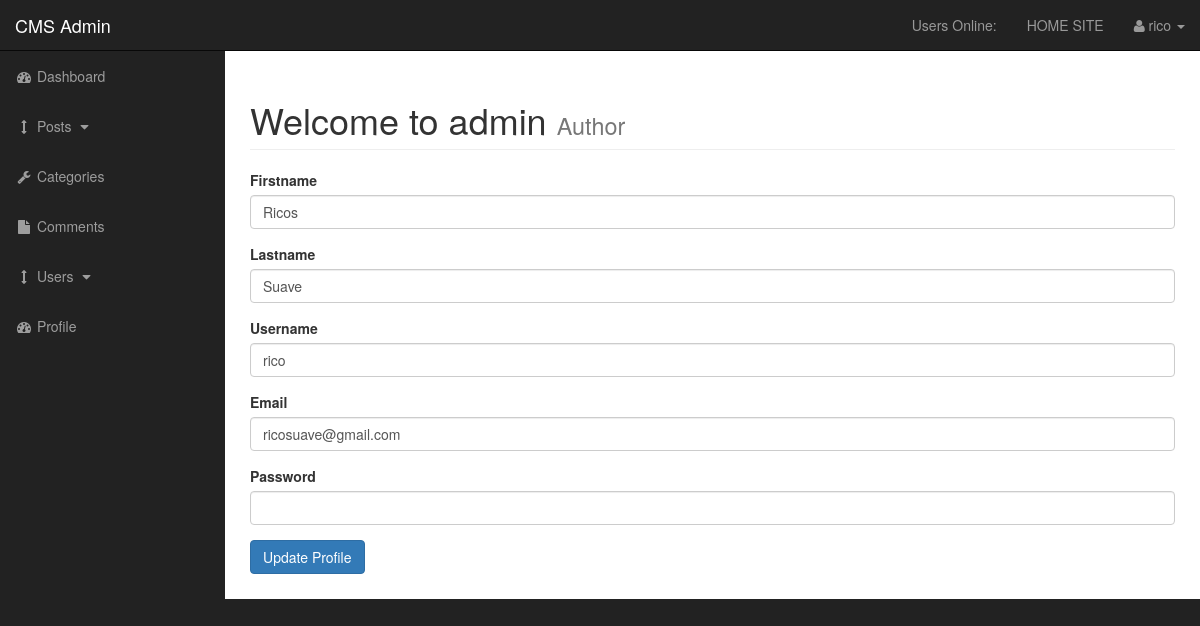
Screenshot of /admin/profile.php (signed in) with the database file from the repository.
### tables this page shows
CREATE TABLE IF NOT EXISTS `users` (
  `user_id` int(3) NOT NULL AUTO_INCREMENT,
  `username` varchar(255) NOT NULL,
  `user_password` varchar(255) NOT NULL,
  `user_firstname` varchar(255) DEFAULT NULL,
  `user_lastname` varchar(255) DEFAULT NULL,
  `user_email` varchar(255) NOT NULL,
  `user_image` text DEFAULT NULL,
  `user_role` varchar(255) NOT NULL,
  `randSalt` varchar(255) DEFAULT '$2y$10iusesomecrazystrings22',
  PRIMARY KEY (`user_id`)
);

### admin/profile.php (the view, shortened to what this page needs)
<?php include "includes/admin_header.php"; ?>
<?php
if(isset($_SESSION['username'])){
    $username = $_SESSION['username'];
    $query = "SELECT * FROM users WHERE username = '{$username}' ";
    $select_user_profile_query = mysqli_query($connection, $query);
    while($row = mysqli_fetch_array($select_user_profile_query)){
        $username = $row['username'];
        $user_firstname = $row['user_firstname'];
        $user_lastname = $row['user_lastname'];
        $user_email = $row['user_email'];
    }
}
?>
<div id="wrapper">
    <?php include "includes/admin_navigation.php"; ?>
    <div id="page-wrapper">
        <div class="container-fluid">
            <div class="row">
                <div class="col-lg-12">
                    <h1 class="page-header">
                        Welcome to admin
                        <small>Author</small>
                    </h1>
                    <form action="" method="post" enctype="multipart/form-data">
                        <div class="form-group">
                            <label for="firstname">Firstname</label>
                            <input type="text" value="<?php echo $user_firstname; ?>" class="form-control" name="user_firstname">
                        </div>
                        <div class="form-group">
                            <label for="lastname">Lastname</label>
                            <input type="text" value="<?php echo $user_lastname; ?>" class="form-control" name="user_lastname">
                        </div>
                        <div class="form-group">
                            <label for="username">Username</label>
                            <input type="text" value="<?php echo $username; ?>" class="form-control" name="username">
                        </div>
                        <div class="form-group">
                            <label for="email">Email</label>
                            <input type="email" value="<?php echo $user_email; ?>" class="form-control" name="user_email">
                        </div>
                        <div class="form-group">
                            <label for="password">Password</label>
                            <input autocomplete="off" type="password" class="form-control" name="user_password">
                        </div>
                        <div class="form-group">
                            <input class="btn btn-primary" type="submit" name="edit_user" value="Update Profile">
                        </div>
                    </form>
                </div>
            </div>
        </div>
    </div>
    <?php  include "includes/admin_footer.php"; ?>

### admin/css/sb-admin.css (style rules this page uses)
body { margin-top: 100px; background-color: #222; }
@media (min-width:768px) { body { margin-top: 50px; } }
#wrapper { padding-left: 0; }
#page-wrapper { width: 100%; padding: 0; background-color: #fff; }
@media (min-width:768px) { #wrapper { padding-left: 225px; } }
@media (min-width:768px) { #page-wrapper { padding: 10px; } }

### rows the page displays
users: user_firstname "Ricos", user_lastname "Suave", username "rico", user_email "ricosuave@gmail.com"

### other values shown
$_SESSION['username'] "rico"
